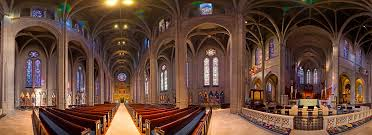
#> input picture Python/grace.jpg, 372 x 135 px, found by its file name
$ python test.py
#> lines starting #> are read from the running program, lines starting #| are printed output that depends on the picture
#> further down, img is the input picture: shape (135, 372, 3); mean B, G, R 58.9, 72.5, 102.6
# -*- coding: utf-8 -*-
"""
Created on Tue Nov 10 13:57:18 2020

@author: NCJ
"""

import numpy as np
import pandas as pd
from matplotlib import pyplot as plt
from sklearn.datasets.samples_generator import make_blobs
from sklearn.cluster import KMeans

import struct
import cv2

def intensity(img):
    # loop trough every pixel and modify the color values, before adding them together into intensity
    print("Greyscaling...")
    width = int(img.shape[1])
#> width = 372
    height = int(img.shape[0])
#> height = 135
    tempvalues = []
    greyimg = img # local var to show greyscaled pic
    for i in range(0, height):
        row = []
        for j in range(0, width):
            pixel = img[i, j]
            pixelIntensity = 0.2125*pixel[2] + 0.7154*pixel[1] + 0.0721*pixel[0]  # BGR image
            greyimg[i, j] = pixelIntensity
            row.append(pixelIntensity)
        tempvalues.append(row)
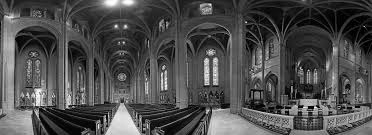
#> greyimg: shape (135, 372, 3); min 0, max 252, mean 77.4
#> after the loop, tempvalues = 135 items
    print("OG img shape " + str( np.shape(img)))
#| OG img shape (135, 372, 3)
    print("intensity values shape " + str(np.shape(tempvalues)))
#| intensity values shape (135, 372)

    return tempvalues, greyimg # returns 2d array of intensity values and the greyscaled img


img = cv2.imread('Grace.jpg', cv2.IMREAD_COLOR) # reads BGR image
intensity, grey = intensity(img) # returns 2d array of intensity values and the greyscaled image
#> intensity = 135 items

#cv2.imshow("Grace", grey)
#cv2.waitKey(0)

grey2D = grey[:,:]

kmeans = KMeans(n_clusters=64, init='k-means++', max_iter=600, n_init=10, random_state=0)

pred_y = kmeans.fit_predict(intensity)
#> pred_y = 135 values, max 63 at index 131, min 0 at index 108, mean 30.18

plt.scatter(kmeans.cluster_centers_[:, 0], kmeans.cluster_centers_[:, 1], s=300, c='green')


"""
X, y = make_blobs(n_samples=300, centers=5, cluster_std=0.60, random_state=0)
plt.scatter(X[:,0], X[:,1])


wcss = []
for i in range(1, 11):
    kmeans = KMeans(n_clusters=i, init='k-means++', max_iter=300, n_init=10, random_state=0)
    kmeans.fit(X)
    wcss.append(kmeans.inertia_)
plt.plot(range(1, 11), wcss)
plt.title('Elbow Method')
plt.xlabel('Number of clusters')
plt.ylabel('WCSS')
plt.show()


kmeans = KMeans(n_clusters=5, init='k-means++', max_iter=300, n_init=10, random_state=0)
pred_y = kmeans.fit_predict(X)
plt.scatter(X[:,0], X[:,1])
plt.scatter(kmeans.cluster_centers_[:, 0], kmeans.cluster_centers_[:, 1], s=300, c='green')
plt.show()
"""
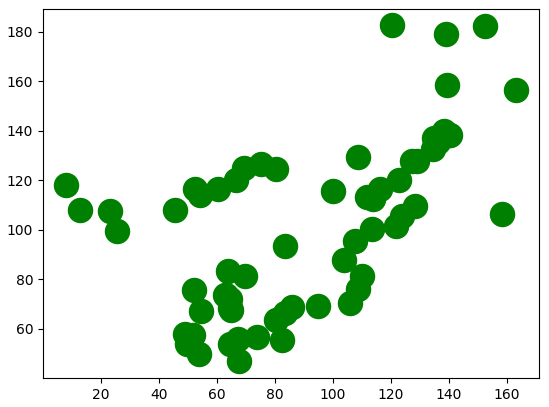
#> figure drawn by matplotlib, 1 panel

$ run again, with Python/cat.jpg copied over Python/grace.jpg
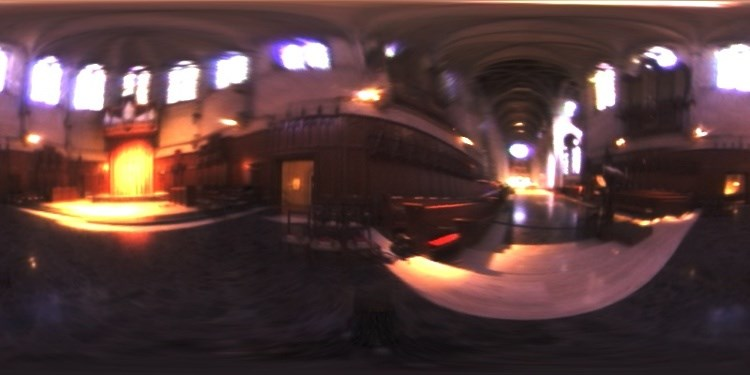
#> input picture Python/cat.jpg, 750 x 375 px, found by its file name
#> img is the input picture: shape (375, 750, 3); mean B, G, R 61.3, 61.7, 87.3
#> after the loop in intensity, `for i in range(0, height):`:
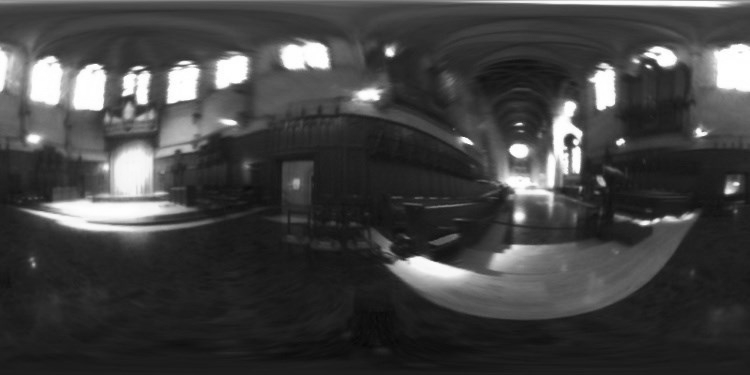
#> greyimg: shape (375, 750, 3); min 8, max 255, mean 66.6
#> after the loop in intensity, `for i in range(0, height):`: tempvalues = 375 items
#| OG img shape (375, 750, 3)
#| intensity values shape (375, 750)
#> pred_y = 375 values, max 63 at index 0, min 0 at index 220, mean 26.89
#> `"""`:
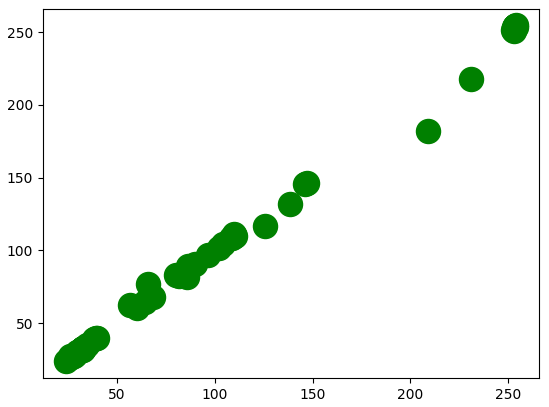
#> figure drawn by matplotlib, 1 panel
